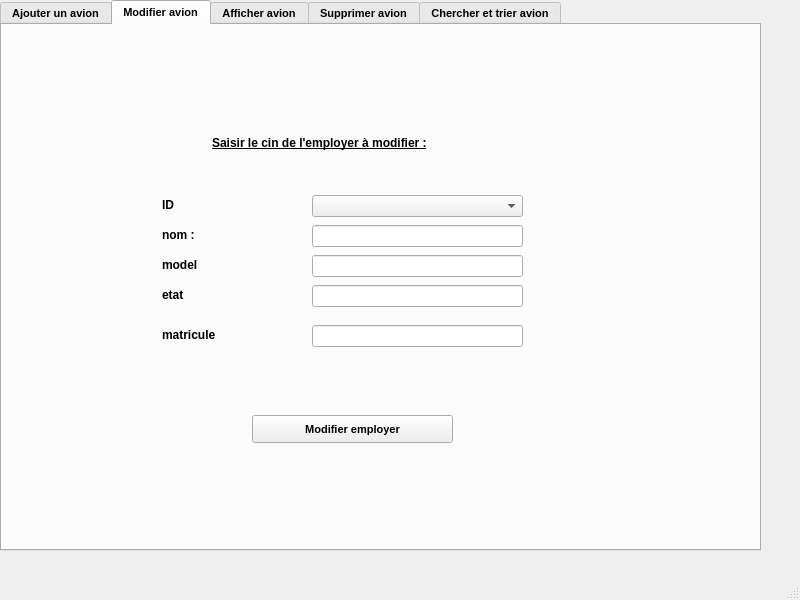
<?xml version="1.0" encoding="UTF-8"?>
<ui version="4.0">
 <class>MainWindow</class>
 <widget class="QMainWindow" name="MainWindow">
  <property name="geometry">
   <rect>
    <x>0</x>
    <y>0</y>
    <width>800</width>
    <height>600</height>
   </rect>
  </property>
  <property name="windowTitle">
   <string>MainWindow</string>
  </property>
  <widget class="QWidget" name="centralwidget">
   <widget class="QTabWidget" name="tabWidget">
    <property name="geometry">
     <rect>
      <x>0</x>
      <y>0</y>
      <width>761</width>
      <height>551</height>
     </rect>
    </property>
    <property name="font">
     <font>
      <pointsize>8</pointsize>
      <weight>75</weight>
      <bold>true</bold>
      <underline>false</underline>
     </font>
    </property>
    <property name="currentIndex">
     <number>1</number>
    </property>
    <widget class="QWidget" name="tab_8">
     <attribute name="title">
      <string>Ajouter un avion</string>
     </attribute>
     <widget class="QLabel" name="reference">
      <property name="geometry">
       <rect>
        <x>190</x>
        <y>130</y>
        <width>111</width>
        <height>20</height>
       </rect>
      </property>
      <property name="font">
       <font>
        <pointsize>9</pointsize>
        <weight>75</weight>
        <bold>true</bold>
        <underline>false</underline>
       </font>
      </property>
      <property name="text">
       <string>model</string>
      </property>
     </widget>
     <widget class="QLineEdit" name="matricule">
      <property name="geometry">
       <rect>
        <x>340</x>
        <y>220</y>
        <width>211</width>
        <height>22</height>
       </rect>
      </property>
     </widget>
     <widget class="QLabel" name="type">
      <property name="geometry">
       <rect>
        <x>194</x>
        <y>220</y>
        <width>81</width>
        <height>20</height>
       </rect>
      </property>
      <property name="font">
       <font>
        <pointsize>9</pointsize>
        <weight>75</weight>
        <bold>true</bold>
        <underline>false</underline>
       </font>
      </property>
      <property name="text">
       <string>matricule</string>
      </property>
     </widget>
     <widget class="QLineEdit" name="model">
      <property name="geometry">
       <rect>
        <x>340</x>
        <y>130</y>
        <width>211</width>
        <height>22</height>
       </rect>
      </property>
     </widget>
     <widget class="QLineEdit" name="etat">
      <property name="geometry">
       <rect>
        <x>340</x>
        <y>190</y>
        <width>211</width>
        <height>22</height>
       </rect>
      </property>
     </widget>
     <widget class="QLabel" name="prix">
      <property name="geometry">
       <rect>
        <x>190</x>
        <y>190</y>
        <width>141</width>
        <height>20</height>
       </rect>
      </property>
      <property name="font">
       <font>
        <pointsize>9</pointsize>
        <weight>75</weight>
        <bold>true</bold>
        <underline>false</underline>
       </font>
      </property>
      <property name="text">
       <string>etat</string>
      </property>
     </widget>
     <widget class="QPushButton" name="ajouter">
      <property name="geometry">
       <rect>
        <x>380</x>
        <y>260</y>
        <width>131</width>
        <height>28</height>
       </rect>
      </property>
      <property name="text">
       <string>Ajouter</string>
      </property>
     </widget>
     <widget class="QLineEdit" name="nom">
      <property name="geometry">
       <rect>
        <x>340</x>
        <y>100</y>
        <width>211</width>
        <height>22</height>
       </rect>
      </property>
     </widget>
     <widget class="QLabel" name="reference_4">
      <property name="geometry">
       <rect>
        <x>190</x>
        <y>100</y>
        <width>111</width>
        <height>20</height>
       </rect>
      </property>
      <property name="font">
       <font>
        <pointsize>9</pointsize>
        <weight>75</weight>
        <bold>true</bold>
        <underline>false</underline>
       </font>
      </property>
      <property name="text">
       <string>nom</string>
      </property>
     </widget>
     <widget class="QLineEdit" name="id">
      <property name="geometry">
       <rect>
        <x>340</x>
        <y>60</y>
        <width>211</width>
        <height>22</height>
       </rect>
      </property>
     </widget>
     <widget class="QLabel" name="reference_6">
      <property name="geometry">
       <rect>
        <x>190</x>
        <y>60</y>
        <width>111</width>
        <height>20</height>
       </rect>
      </property>
      <property name="font">
       <font>
        <pointsize>9</pointsize>
        <weight>75</weight>
        <bold>true</bold>
        <underline>false</underline>
       </font>
      </property>
      <property name="text">
       <string>ID</string>
      </property>
     </widget>
    </widget>
    <widget class="QWidget" name="tab_9">
     <attribute name="title">
      <string>Modifier avion</string>
     </attribute>
     <widget class="QLabel" name="label_18">
      <property name="geometry">
       <rect>
        <x>210</x>
        <y>110</y>
        <width>321</width>
        <height>16</height>
       </rect>
      </property>
      <property name="font">
       <font>
        <pointsize>9</pointsize>
        <weight>75</weight>
        <bold>true</bold>
        <underline>true</underline>
       </font>
      </property>
      <property name="text">
       <string>Saisir le cin de l'employer à modifier :</string>
      </property>
     </widget>
     <widget class="QPushButton" name="modifier_2">
      <property name="geometry">
       <rect>
        <x>250</x>
        <y>390</y>
        <width>201</width>
        <height>28</height>
       </rect>
      </property>
      <property name="font">
       <font>
        <pointsize>8</pointsize>
        <weight>75</weight>
        <bold>true</bold>
        <underline>false</underline>
       </font>
      </property>
      <property name="text">
       <string>Modifier employer</string>
      </property>
     </widget>
     <widget class="QLabel" name="type_7">
      <property name="geometry">
       <rect>
        <x>160</x>
        <y>260</y>
        <width>61</width>
        <height>20</height>
       </rect>
      </property>
      <property name="font">
       <font>
        <pointsize>9</pointsize>
        <weight>75</weight>
        <bold>true</bold>
        <underline>false</underline>
       </font>
      </property>
      <property name="text">
       <string>etat</string>
      </property>
     </widget>
     <widget class="QLineEdit" name="nom_modif">
      <property name="geometry">
       <rect>
        <x>310</x>
        <y>200</y>
        <width>211</width>
        <height>22</height>
       </rect>
      </property>
     </widget>
     <widget class="QLabel" name="reference_8">
      <property name="geometry">
       <rect>
        <x>160</x>
        <y>170</y>
        <width>111</width>
        <height>20</height>
       </rect>
      </property>
      <property name="font">
       <font>
        <pointsize>9</pointsize>
        <weight>75</weight>
        <bold>true</bold>
        <underline>false</underline>
       </font>
      </property>
      <property name="text">
       <string>ID</string>
      </property>
     </widget>
     <widget class="QLabel" name="quantite_8">
      <property name="geometry">
       <rect>
        <x>160</x>
        <y>200</y>
        <width>81</width>
        <height>20</height>
       </rect>
      </property>
      <property name="font">
       <font>
        <pointsize>9</pointsize>
        <weight>75</weight>
        <bold>true</bold>
        <underline>false</underline>
       </font>
      </property>
      <property name="text">
       <string>nom :</string>
      </property>
     </widget>
     <widget class="QComboBox" name="comboBox_3">
      <property name="geometry">
       <rect>
        <x>310</x>
        <y>170</y>
        <width>211</width>
        <height>22</height>
       </rect>
      </property>
     </widget>
     <widget class="QLabel" name="prix_7">
      <property name="geometry">
       <rect>
        <x>160</x>
        <y>230</y>
        <width>141</width>
        <height>20</height>
       </rect>
      </property>
      <property name="font">
       <font>
        <pointsize>9</pointsize>
        <weight>75</weight>
        <bold>true</bold>
        <underline>false</underline>
       </font>
      </property>
      <property name="text">
       <string>model</string>
      </property>
     </widget>
     <widget class="QLineEdit" name="etat_modif">
      <property name="geometry">
       <rect>
        <x>310</x>
        <y>260</y>
        <width>211</width>
        <height>22</height>
       </rect>
      </property>
     </widget>
     <widget class="QLineEdit" name="model_modif">
      <property name="geometry">
       <rect>
        <x>310</x>
        <y>230</y>
        <width>211</width>
        <height>22</height>
       </rect>
      </property>
     </widget>
     <widget class="QLineEdit" name="matricule_modif">
      <property name="geometry">
       <rect>
        <x>310</x>
        <y>300</y>
        <width>211</width>
        <height>22</height>
       </rect>
      </property>
     </widget>
     <widget class="QLabel" name="type_8">
      <property name="geometry">
       <rect>
        <x>160</x>
        <y>300</y>
        <width>61</width>
        <height>20</height>
       </rect>
      </property>
      <property name="font">
       <font>
        <pointsize>9</pointsize>
        <weight>75</weight>
        <bold>true</bold>
        <underline>false</underline>
       </font>
      </property>
      <property name="text">
       <string>matricule</string>
      </property>
     </widget>
    </widget>
    <widget class="QWidget" name="tab_10">
     <attribute name="title">
      <string>Afficher avion</string>
     </attribute>
     <widget class="QTableView" name="tabemployer">
      <property name="geometry">
       <rect>
        <x>90</x>
        <y>80</y>
        <width>561</width>
        <height>191</height>
       </rect>
      </property>
     </widget>
     <widget class="QPushButton" name="pushButton_2">
      <property name="geometry">
       <rect>
        <x>320</x>
        <y>320</y>
        <width>93</width>
        <height>28</height>
       </rect>
      </property>
      <property name="text">
       <string>Affichage</string>
      </property>
     </widget>
    </widget>
    <widget class="QWidget" name="tab_11">
     <attribute name="title">
      <string>Supprimer avion</string>
     </attribute>
     <widget class="QPushButton" name="supprimer">
      <property name="geometry">
       <rect>
        <x>360</x>
        <y>170</y>
        <width>201</width>
        <height>28</height>
       </rect>
      </property>
      <property name="font">
       <font>
        <pointsize>8</pointsize>
        <weight>75</weight>
        <bold>true</bold>
        <underline>false</underline>
       </font>
      </property>
      <property name="text">
       <string>Supprimer empoyer</string>
      </property>
     </widget>
     <widget class="QLabel" name="label_20">
      <property name="geometry">
       <rect>
        <x>240</x>
        <y>110</y>
        <width>321</width>
        <height>16</height>
       </rect>
      </property>
      <property name="font">
       <font>
        <pointsize>9</pointsize>
        <weight>75</weight>
        <bold>true</bold>
        <underline>true</underline>
       </font>
      </property>
      <property name="text">
       <string>Saisir le cin de l'empoyer à supprimer:</string>
      </property>
     </widget>
     <widget class="QLineEdit" name="sup">
      <property name="enabled">
       <bool>false</bool>
      </property>
      <property name="geometry">
       <rect>
        <x>570</x>
        <y>140</y>
        <width>113</width>
        <height>22</height>
       </rect>
      </property>
     </widget>
     <widget class="QLabel" name="reference_sup_4">
      <property name="geometry">
       <rect>
        <x>240</x>
        <y>140</y>
        <width>101</width>
        <height>16</height>
       </rect>
      </property>
      <property name="font">
       <font>
        <pointsize>9</pointsize>
        <weight>75</weight>
        <bold>true</bold>
        <underline>false</underline>
       </font>
      </property>
      <property name="text">
       <string>cin</string>
      </property>
     </widget>
     <widget class="QComboBox" name="comboBox_5">
      <property name="geometry">
       <rect>
        <x>340</x>
        <y>140</y>
        <width>201</width>
        <height>22</height>
       </rect>
      </property>
     </widget>
    </widget>
    <widget class="QWidget" name="tab_12">
     <attribute name="title">
      <string>Chercher et trier avion</string>
     </attribute>
     <widget class="QPushButton" name="pushButton_7">
      <property name="geometry">
       <rect>
        <x>160</x>
        <y>20</y>
        <width>391</width>
        <height>28</height>
       </rect>
      </property>
      <property name="font">
       <font>
        <pointsize>9</pointsize>
        <weight>75</weight>
        <bold>true</bold>
        <underline>false</underline>
       </font>
      </property>
      <property name="text">
       <string>Trier les empoyers</string>
      </property>
     </widget>
     <widget class="QLabel" name="label_21">
      <property name="geometry">
       <rect>
        <x>260</x>
        <y>150</y>
        <width>101</width>
        <height>16</height>
       </rect>
      </property>
      <property name="font">
       <font>
        <pointsize>9</pointsize>
        <weight>75</weight>
        <bold>true</bold>
        <underline>false</underline>
       </font>
      </property>
      <property name="text">
       <string/>
      </property>
     </widget>
     <widget class="QPushButton" name="pushButton_8">
      <property name="geometry">
       <rect>
        <x>250</x>
        <y>100</y>
        <width>201</width>
        <height>28</height>
       </rect>
      </property>
      <property name="font">
       <font>
        <pointsize>8</pointsize>
        <weight>75</weight>
        <bold>true</bold>
        <underline>false</underline>
       </font>
      </property>
      <property name="text">
       <string>Chercher le empoyer</string>
      </property>
     </widget>
     <widget class="QLineEdit" name="lineEdit_3">
      <property name="geometry">
       <rect>
        <x>250</x>
        <y>70</y>
        <width>211</width>
        <height>20</height>
       </rect>
      </property>
      <property name="placeholderText">
       <string>Rechercher</string>
      </property>
     </widget>
     <widget class="QPushButton" name="pushButton">
      <property name="geometry">
       <rect>
        <x>300</x>
        <y>410</y>
        <width>93</width>
        <height>28</height>
       </rect>
      </property>
      <property name="text">
       <string>Affichage</string>
      </property>
     </widget>
     <widget class="QTableView" name="tabemployer_2">
      <property name="geometry">
       <rect>
        <x>90</x>
        <y>150</y>
        <width>541</width>
        <height>231</height>
       </rect>
      </property>
     </widget>
     <widget class="QRadioButton" name="radioButton">
      <property name="geometry">
       <rect>
        <x>490</x>
        <y>70</y>
        <width>95</width>
        <height>20</height>
       </rect>
      </property>
      <property name="text">
       <string>Ascendant</string>
      </property>
     </widget>
     <widget class="QRadioButton" name="radioButton_2">
      <property name="geometry">
       <rect>
        <x>610</x>
        <y>70</y>
        <width>111</width>
        <height>20</height>
       </rect>
      </property>
      <property name="text">
       <string>Descendant</string>
      </property>
     </widget>
    </widget>
   </widget>
  </widget>
  <widget class="QMenuBar" name="menubar">
   <property name="geometry">
    <rect>
     <x>0</x>
     <y>0</y>
     <width>800</width>
     <height>26</height>
    </rect>
   </property>
  </widget>
  <widget class="QStatusBar" name="statusbar"/>
 </widget>
 <resources/>
 <connections/>
</ui>
